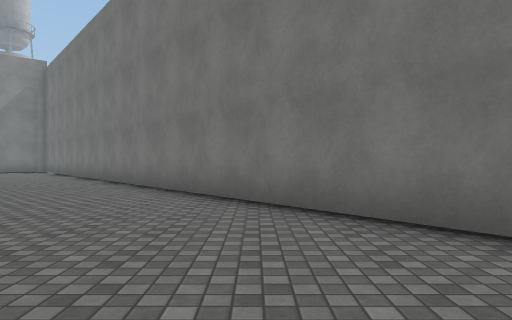
[1] (above)

16 first-person views from a walk through a 3-D level made in the Unity game engine. The camera is 1.2 m above the floor, looks level and sees 70° across. The floor is counted in squares, 2 m on a side. Each view is taken from the middle of a square. On the plan, view 1 faces up. The plan holds only what a view shows up to about 10 squares ahead; the rest is blank. The place goes on beyond the plan. The player character is not drawn. Surface patterns are stand-ins for the level's own textures.

[2]
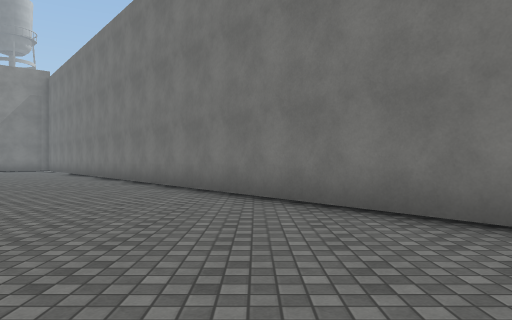

[3]
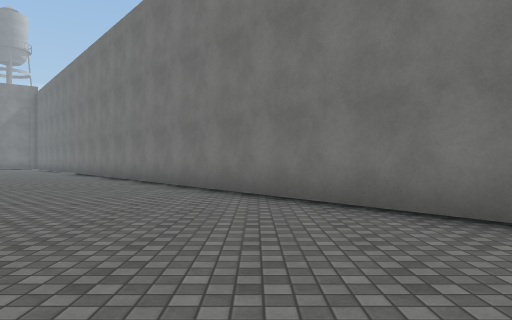

[4]
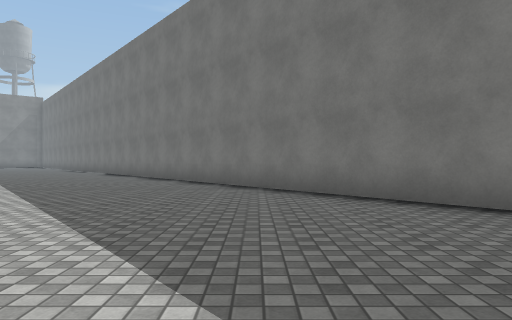

[5]
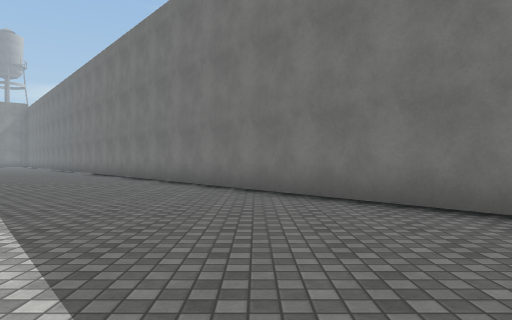

[6]
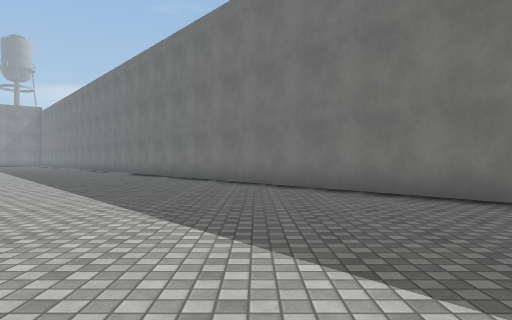

[7]
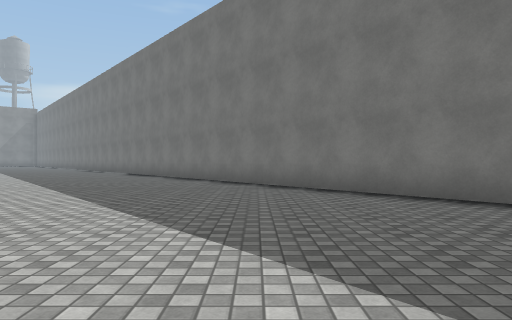

[8]
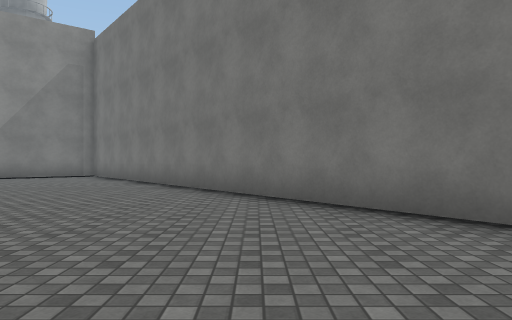

[9]
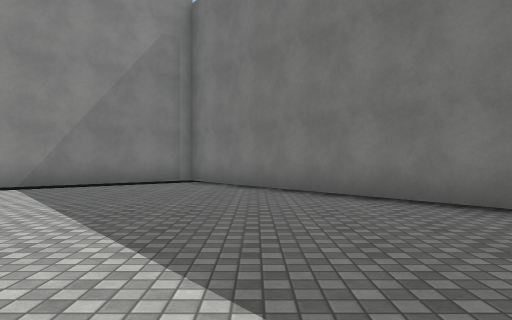

[10]
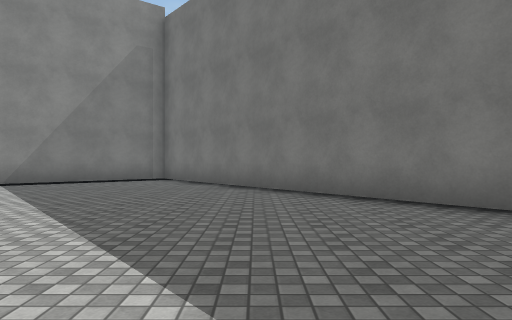

[11]
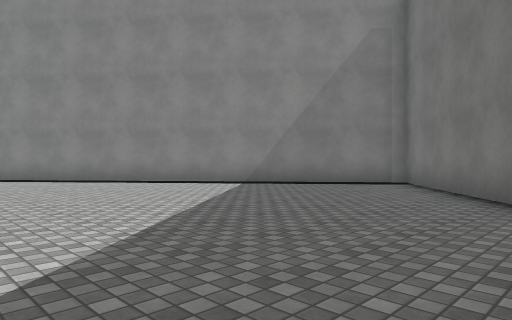

[12]
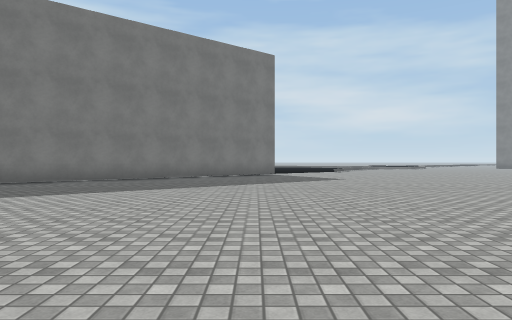

[13]
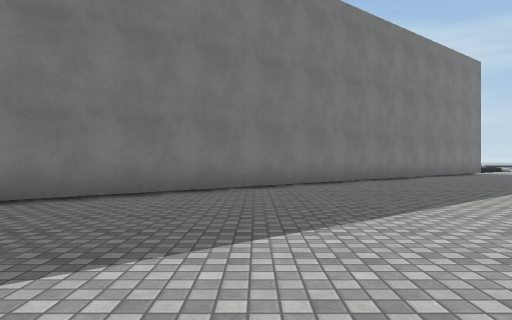

[14]
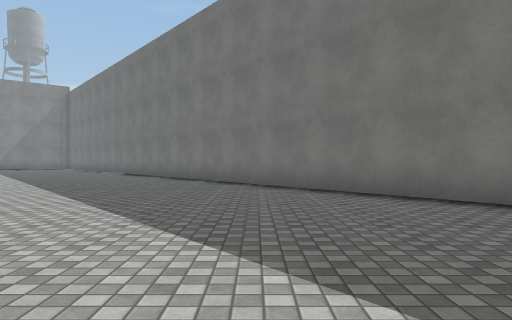

[15]
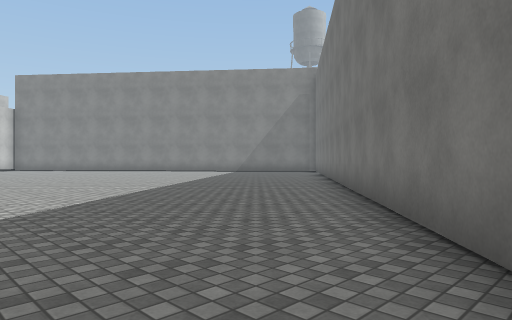

[16]
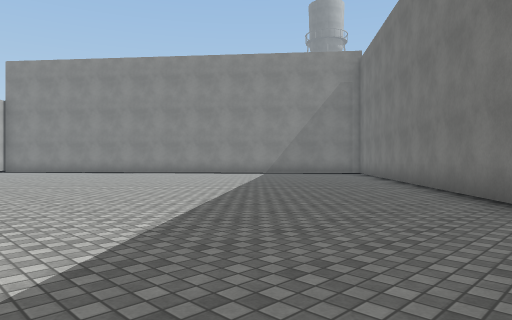

### Floor plan
Points are (right, up) in squares from view 1. A wall is a line through its corners. A room is listed if a view was taken in it or the views show most of it. See-through windows are left out.
Room 1 (views 1, 2, 3, 4, 5, 6, 7, 8, 9, 10, 11, 12, 13, 14, 15, 16)
walls: (12.5, -10.4) (-9.8, 17) (-16.9, 11.3)

Positions as (right, up) in squares from view 1, and headings:
1: (0, 0), facing up
2: (1, -2), facing up
3: (4, -6), facing up
4: (6, -10), facing up
5: (9, -13), facing up
6: (9, -15), facing up
7: (10, -16), facing up
8: (-4, 4), facing up
9: (-8, 7), facing up
10: (-7, 6), facing up
11: (-6, 8), facing up-left
12: (2, -15), facing right
13: (1, -6), facing right
14: (2, -6), facing up
15: (1, 2), facing up-left
16: (-2, 3), facing up-left
